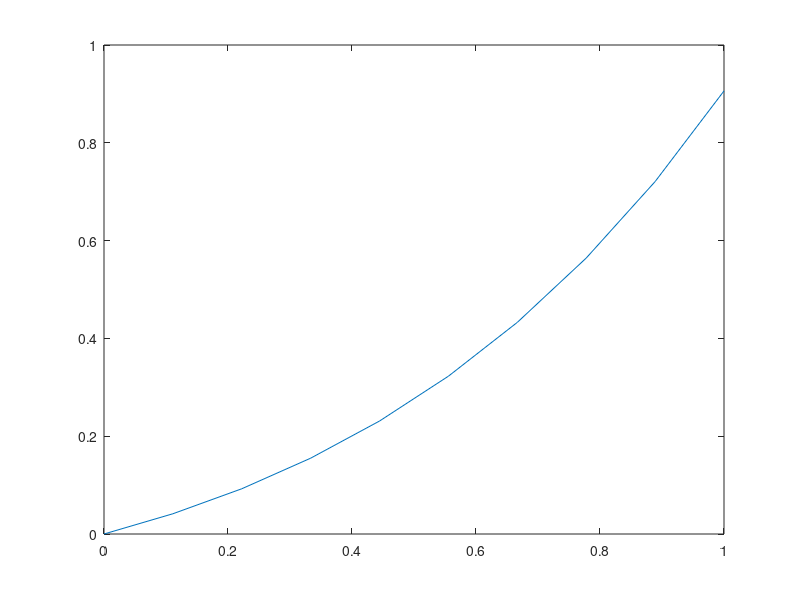

The MATLAB source for this figure: (Note: this script raises an error after producing the figure.)
% Collocation example text pg 367
%
n = 10;
a = 0.;
b = 1.;
ya = 0.;
yb = (1/3)*exp(1);
for i = 1:n
    t(i)=a+(i-1)*(b-a)/(n-1); % keep this unchanged
    %bn(i,1) = 0.;
    bn(i,1) = (2/3)*exp(t(i));
    %disp(bn);
    for j = 1:n
    ann(i,j) = 0.;
    end
end
disp(bn);
% first eq
ann(1,1) = 1.;
bn(1,1) = ya;
% last eq
bn(n,1) = yb;
for j = 1:n
    ann(n,j) = 1.;
end
%
for i = 2:(n-1)
    for j = 1:n
        %ann(i,j)=(j-1)*(j-2)*t(i)^(j-3)-4*t(i)^(j-1);
        ann(i,j)=(j-1)*(j-2)*t(i)^(j-3)-t(i)^(j-1);
    end
end
ann;
bn;
c = linsolve(ann,bn)
%
y(1) = ya;
y(n) = yb;
for i = 2:(n-1)
    y(i) = 0;
    for j = 1:n
    y(i) = y(i)+c(j,1)*t(i)^(j-1);
    end
end
%    
disp(t);
disp(y);
plot(t,y)
%
% y2(1) = ya;
% y2(n) = yb;
% for i = 2:4*(n-1)
%     t2(i) = a+(i-1)*(b-a)/(n-1);
%     y2(i) = 0;
%     for j = 1:n
%     y2(i) = y2(i)+c(j,1)*t2(i)^(j-1);
%     end
% end
%    
%plot(t2,y2)
%x
%y2(1) = ya;
%y2(n) = yb;
for i = 1:n
    te(i) = a+(i-1)*(b-a)/(n-1);
    ye(i) = (t2(i)*exp(t2(i)))/3;
    %y2(i) = 0;
    %for j = 1:n
    %y2(i) = y2(i)+c(j,1)*t2(i)^(j-1);
    %end
end
disp(te);
disp(ye);
%plot(t2,ye);
plot(t,y,'b--o',te,ye,'g--x')



